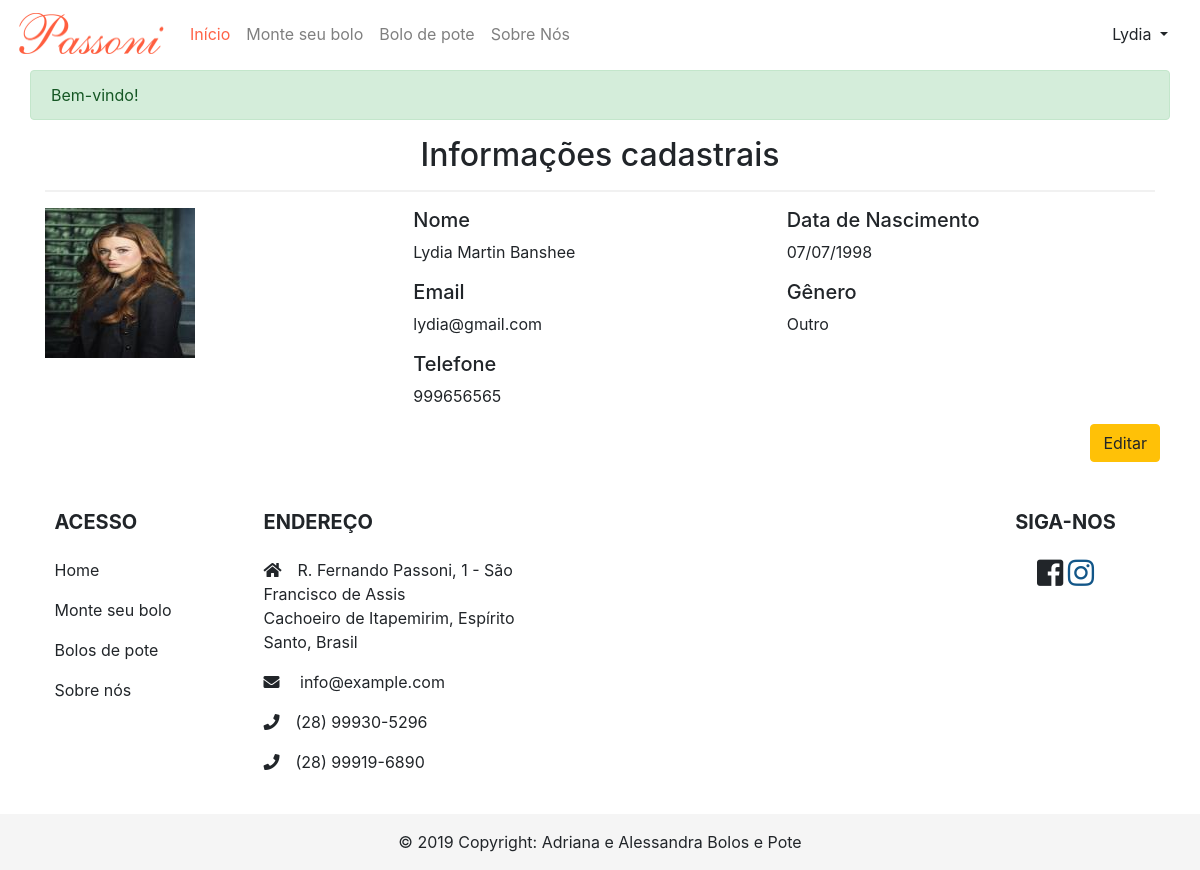
The page /usuario/visualizar (signed in) on the database its author committed.
### tables this page shows
CREATE TABLE `usuarios` (
  `idUsuario` int(11) NOT NULL,
  `cpf` char(111) DEFAULT NULL,
  `imagem` varchar(200) DEFAULT NULL,
  `nome` varchar(40) NOT NULL,
  `sobrenome` varchar(60) NOT NULL,
  `genero` char(1) DEFAULT 'o',
  `telefone` varchar(11) DEFAULT '',
  `senha` varchar(40) NOT NULL,
  `email` varchar(100) NOT NULL,
  `dataNascimento` date DEFAULT NULL,
  `adm` tinyint(1) DEFAULT '0',
  `data_criacao` date NOT NULL
);

### index.php (called while the page is built, shortened)
<?php
    $url = new Home();
    $url->carregar();

### app/site/models/helper/ModelsRead.php (called while the page is built, shortened)
<?php
class ModelsRead extends ModelsConn {
    private $select;
    private $values;
    private $query;
    public function exeReadEspecifico($query, $parseString = null) {
        if (!empty($parseString)) {
            parse_str($parseString, $this->values);
        }
        $this->select = (string) $query;
        $this->executarInstrucao();
    }
    private function conexao(){
        $this->conn = parent::getConn();
        $this->query = $this->conn->prepare($this->select);
        $this->query->setFetchMode(PDO::FETCH_ASSOC);
    }
    private function getInstrucao(){
        if ($this->values) {
            foreach ($this->values as $link => $valor) {
                if ($link == 'limit' || $link == 'offset') {
                    $valor = (int)$valor;
                }
                $this->query->bindValue(":{$link}", $valor, (is_int($valor) ? PDO::PARAM_INT : PDO::PARAM_STR));
            }
        }
    }
    private function executarInstrucao(){
        $this->conexao();
        try{
            $this->query->execute();
            $this->result = $this->query->fetchAll();
        }catch (PDOException $e){
            $this->result = null;
            $this->msg =  "<strong>Erro ao Ler dados:</strong> {$e->getMessage()}";
        }
    }
}

### app/site/models/helper/ModelsConn.php (called while the page is built, shortened)
<?php
class ModelsConn{
    public static $host = HOST;
    public static $dbname = DBNAME;
    public static $user = USER;
    public static $pass = PASS;
    public static $conexao = null;
    private static function conectar(){
        try{
            if (self::$conexao == null) {
                self::$conexao = new PDO('mysql:host=' . self::$host . ';dbname=' . self::$dbname
                    .";charset=utf8", self::$user, self::$pass);
            }
        }catch (PDOException $e) {
            echo $e->getMessage();
            die;
        }
        self::$conexao->setAttribute(PDO::ATTR_ERRMODE, PDO::ERRMODE_EXCEPTION);
        return self::$conexao;
    }
    public function getConn(){
        return self::conectar();
    }
}

### app/site/models/Usuario.php (called while the page is built, shortened)
<?php
    class Usuario{
        private $result=false;
        private $tabela="usuarios";
        public function visualizarUsuario($idUser){
            $this->usuario = $idUser;
            $visualizar = new \Site\models\helper\modelsRead();
            $visualizar->exeReadEspecifico("SELECT u.*
                                            FROM {$this->tabela} as u
                                            WHERE u.idUsuario = \"{$this->usuario}\"");
            $this->result['usuario'] = $visualizar->getResult();
            return $this->result['usuario'];
        }
    }

### app/site/views/usuario/visualizar.php (the view, shortened to what this page needs)
<?php
    extract($this->dados['usuario'][0]);
?>
<div class="container">
    <div class="conteudo">
        <div style="text-align: center">
           <h2>Informações cadastrais</h2>
           <hr>
        </div>
            <form method="POST" action="<?=URL;?>usuario/editarUsuario/<?=$idUsuario;?>">
                <div class="form-row">
                    <div class="col-md-4">
                        <?php
                            if (!empty($imagem)) {
                                echo "<img src='" . URL . "assets/img/usuario/" . $idUsuario . "/" . $imagem . "' witdh='150' height='150'>";
                            } else {
                                echo "<img src='" . URL . "assets/img/usuario/icone_usuario.png' witdh='150' height='150'>";
                            }
                        ?>
                    </div>
                    <div class="col-md-4">
                        <div class="form-row">
                            <div>
                                <h5>Nome</h5>
                                <p><?=$nome.' '.$sobrenome;?></p>
                            </div>
                        </div>
                        <div class="form-row">
                            <div>
                                <h5>Email</h5>
                                <p><?=$email;?></p>
                            </div>
                        </div>
                        <div class="form-row">
                            <div>
                                <h5>Telefone</h5>
                                <p>
                                    <?php
                                        if(!empty($telefone)){
                                             echo $telefone;
                                        }
                                        else{
                                            echo "Não informado";
                                        }
                                    ?>
                                </p>
                            </div>
                        </div>
                    </div>
                    <div class="col-md-4">
                        <div class="form-row">
                            <div>
                                <h5>Data de Nascimento</h5>
                                <p>
                                    <?php
                                        if(!empty($dataNascimento)){
                                            echo date("d/m/Y", strtotime($dataNascimento));
                                        }
                                        else{
                                            echo "Não informado";
                                        }
                                    ?>
                                </p>
                            </div>
                        </div>
                        <div class="form-row">
                            <div>
                                <h5>Gênero</h5>
                                <p>
                                    <?php
                                        if($genero == 'm'){
                                            echo "Masculino";
                                        }
                                        elseif($genero == 'f'){
                                            echo "Feminino";
                                        }
                                        else{
                                            echo "Outro";
                                        }
                                    ?>
                                </p>
                            </div>
                        </div>
                    </div>
                    <a name="editar" value="Editar" class="btn btn-warning" href="<?=URL;?>usuario/editarUsuario/<?=$idUsuario;?>" style="margin-left: auto;">Editar</a>
                </div>
            </form>
    </div>
</div>

### assets/css/estiloAlternativo.css (style rules this page uses)
hr { border: 1px solid #f1f1f1; }
a { text-decoration: none; color: inherit; }

### rows shown on the page
usuarios: imagem (picture), nome "Lydia", sobrenome "Martin Banshee", email "lydia@gmail.com", telefone "999656565", dataNascimento "07/07/1998"

### other values the page prints
$_SESSION['user'] "Lydia"
$_SESSION['msg'] "Bem-vindo!"
